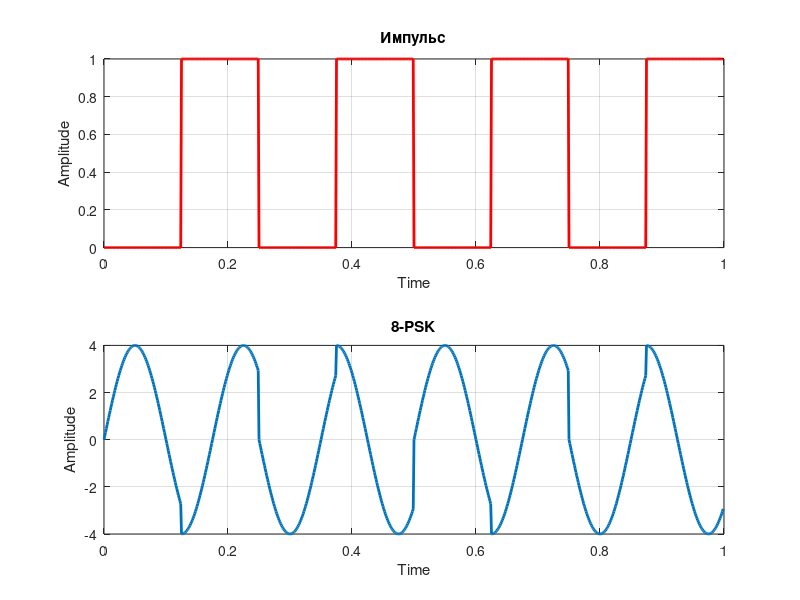

MATLAB code for this plot:
close all
clear all
clc
x1=zeros(1,100);
x2=ones(1,100);
y=[];           
y3=1:800;
y2=1:800;
y1=1:800;
z=1:800;       
m=0:7;
for i=1:8
    if(m(i)==0)
        y=[y x1 x1 x1];
    elseif(m(i)==1)
        y=[y x1 x1 x2];
    elseif(m(i)==2)
        y=[y x1 x2 x1];
    elseif(m(i)==3)
        y=[y x1 x2 x2];
    elseif(m(i)==4)
        y=[y x2 x1 x1];
    elseif(m(i)==5)
        y=[y x2 x1 x2];
    elseif(m(i)==6)
        y=[y x2 x2 x1];
    elseif(m(i)==7)
        y=[y x2 x2 x2];
    end
end
j=0;
for k=1:300:2400
    for i=1:100
       y3(i+j)=y(k);      
       y2(i+j)=y(k+100);  
       y1(i+j)=y(k+200);  
    end
    j=j+100;
end            
t=0:0.00125:0.9988;                         
A=4;                                        
f=input('Enter the frequency of carrier='); 
for i=1:800
    if(y3(i)==0 && y2(i)==0 && y1(i)==0)
        phid=0;
    elseif(y3(i)==0 && y2(i)==0 && y1(i)==1)
        phid=45;
    elseif(y3(i)==0 && y2(i)==1 && y1(i)==0)
        phid=90;
    elseif(y3(i)==0 && y2(i)==1 && y1(i)==1)
        phid=135;
    elseif(y3(i)==1 && y2(i)==0 && y1(i)==0)
        phid=180;
    elseif(y3(i)==1 && y2(i)==0 && y1(i)==1)
        phid=225;
    elseif(y3(i)==1 && y2(i)==1 && y1(i)==0)
        phid=270;
    elseif(y3(i)==1 && y2(i)==1 && y1(i)==1)
        phid=315;
    end
    phir=phid*(pi/180);
    z(i)=A*sin(2*pi*t(i)*f+phir);
end
t1=0:0.0004166:0.99958;            
t2=0:0.00125:0.9988;           
    subplot(2,1,1);
plot(t2,y1,'r','linewidth',2);
xlabel('Time'); 
ylabel('Amplitude'); 
title('Импульс');
grid on;
    subplot(2,1,2); 
plot(t2,z,'linewidth',2);
xlabel('Time'); 
ylabel('Amplitude'); 
title('8-PSK');
grid on;
